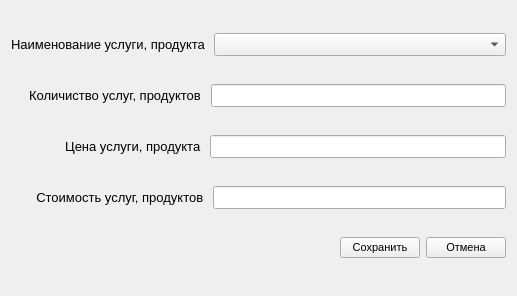
<?xml version="1.0" encoding="UTF-8"?>
<ui version="4.0">
 <class>Form</class>
 <widget class="QWidget" name="Form">
  <property name="geometry">
   <rect>
    <x>0</x>
    <y>0</y>
    <width>517</width>
    <height>296</height>
   </rect>
  </property>
  <property name="sizePolicy">
   <sizepolicy hsizetype="Preferred" vsizetype="Preferred">
    <horstretch>0</horstretch>
    <verstretch>0</verstretch>
   </sizepolicy>
  </property>
  <property name="font">
   <font>
    <pointsize>8</pointsize>
   </font>
  </property>
  <property name="windowTitle">
   <string>Form</string>
  </property>
  <layout class="QVBoxLayout" name="verticalLayout">
   <item>
    <layout class="QHBoxLayout" name="horizontalLayout_2" stretch="1,2">
     <property name="spacing">
      <number>5</number>
     </property>
     <property name="sizeConstraint">
      <enum>QLayout::SetMaximumSize</enum>
     </property>
     <property name="leftMargin">
      <number>0</number>
     </property>
     <property name="topMargin">
      <number>0</number>
     </property>
     <item>
      <widget class="QLabel" name="label_3">
       <property name="font">
        <font>
         <pointsize>10</pointsize>
        </font>
       </property>
       <property name="text">
        <string>Наименование услуги, продукта </string>
       </property>
      </widget>
     </item>
     <item>
      <widget class="QComboBox" name="cmbox_service">
       <property name="enabled">
        <bool>true</bool>
       </property>
       <property name="font">
        <font>
         <pointsize>10</pointsize>
        </font>
       </property>
       <property name="minimumContentsLength">
        <number>0</number>
       </property>
       <property name="iconSize">
        <size>
         <width>20</width>
         <height>20</height>
        </size>
       </property>
      </widget>
     </item>
    </layout>
   </item>
   <item>
    <layout class="QHBoxLayout" name="horizontalLayout_3" stretch="0,0">
     <property name="sizeConstraint">
      <enum>QLayout::SetMinimumSize</enum>
     </property>
     <item>
      <widget class="QLabel" name="label_2">
       <property name="font">
        <font>
         <pointsize>10</pointsize>
        </font>
       </property>
       <property name="text">
        <string>     Количиство услуг, продуктов </string>
       </property>
      </widget>
     </item>
     <item>
      <widget class="QLineEdit" name="amount_service">
       <property name="sizePolicy">
        <sizepolicy hsizetype="Expanding" vsizetype="Fixed">
         <horstretch>0</horstretch>
         <verstretch>0</verstretch>
        </sizepolicy>
       </property>
       <property name="font">
        <font>
         <pointsize>10</pointsize>
        </font>
       </property>
      </widget>
     </item>
    </layout>
   </item>
   <item>
    <layout class="QHBoxLayout" name="horizontalLayout_4" stretch="0,0">
     <property name="sizeConstraint">
      <enum>QLayout::SetMinimumSize</enum>
     </property>
     <item>
      <widget class="QLabel" name="label_4">
       <property name="font">
        <font>
         <pointsize>10</pointsize>
        </font>
       </property>
       <property name="text">
        <string>               Цена услуги, продукта </string>
       </property>
      </widget>
     </item>
     <item>
      <widget class="QLineEdit" name="price_service">
       <property name="sizePolicy">
        <sizepolicy hsizetype="Expanding" vsizetype="Fixed">
         <horstretch>0</horstretch>
         <verstretch>0</verstretch>
        </sizepolicy>
       </property>
       <property name="font">
        <font>
         <pointsize>10</pointsize>
        </font>
       </property>
      </widget>
     </item>
    </layout>
   </item>
   <item>
    <layout class="QHBoxLayout" name="horizontalLayout_5" stretch="0,0">
     <property name="sizeConstraint">
      <enum>QLayout::SetMinimumSize</enum>
     </property>
     <item>
      <widget class="QLabel" name="label_5">
       <property name="font">
        <font>
         <pointsize>10</pointsize>
        </font>
       </property>
       <property name="text">
        <string>       Стоимость услуг, продуктов </string>
       </property>
      </widget>
     </item>
     <item>
      <widget class="QLineEdit" name="summ_service">
       <property name="sizePolicy">
        <sizepolicy hsizetype="Expanding" vsizetype="Fixed">
         <horstretch>0</horstretch>
         <verstretch>0</verstretch>
        </sizepolicy>
       </property>
       <property name="font">
        <font>
         <pointsize>10</pointsize>
         <weight>75</weight>
         <bold>true</bold>
        </font>
       </property>
       <property name="maxLength">
        <number>32755</number>
       </property>
       <property name="readOnly">
        <bool>true</bool>
       </property>
      </widget>
     </item>
    </layout>
   </item>
   <item>
    <layout class="QHBoxLayout" name="horizontalLayout">
     <item>
      <spacer name="horizontalSpacer">
       <property name="orientation">
        <enum>Qt::Horizontal</enum>
       </property>
       <property name="sizeHint" stdset="0">
        <size>
         <width>60</width>
         <height>13</height>
        </size>
       </property>
      </spacer>
     </item>
     <item>
      <widget class="QPushButton" name="btn_action">
       <property name="font">
        <font>
         <pointsize>8</pointsize>
        </font>
       </property>
       <property name="text">
        <string>Сохранить</string>
       </property>
      </widget>
     </item>
     <item>
      <widget class="QPushButton" name="btn_exit">
       <property name="text">
        <string>Отмена</string>
       </property>
      </widget>
     </item>
    </layout>
   </item>
  </layout>
 </widget>
 <resources/>
 <connections/>
</ui>
